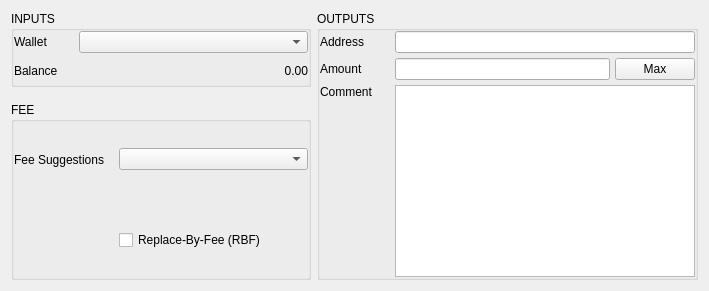
    <widget class="QFrame" name="frame">
     <property name="sizePolicy">
      <sizepolicy hsizetype="Expanding" vsizetype="Preferred">
       <horstretch>0</horstretch>
       <verstretch>0</verstretch>
      </sizepolicy>
     </property>
     <property name="sizeIncrement">
      <size>
       <width>0</width>
       <height>0</height>
      </size>
     </property>
     <property name="autoFillBackground">
      <bool>false</bool>
     </property>
     <layout class="QHBoxLayout" name="horizontalLayout_5">
      <item>
       <widget class="QFrame" name="verticalFrame">
        <property name="sizePolicy">
         <sizepolicy hsizetype="MinimumExpanding" vsizetype="Preferred">
          <horstretch>0</horstretch>
          <verstretch>0</verstretch>
         </sizepolicy>
        </property>
        <property name="minimumSize">
         <size>
          <width>300</width>
          <height>0</height>
         </size>
        </property>
        <property name="maximumSize">
         <size>
          <width>500</width>
          <height>16777215</height>
         </size>
        </property>
        <layout class="QVBoxLayout" name="verticalLayout_6">
         <property name="spacing">
          <number>15</number>
         </property>
         <property name="leftMargin">
          <number>0</number>
         </property>
         <property name="topMargin">
          <number>0</number>
         </property>
         <property name="rightMargin">
          <number>0</number>
         </property>
         <property name="bottomMargin">
          <number>0</number>
         </property>
         <item>
          <widget class="QGroupBox" name="groupBoxInputs">
           <property name="sizePolicy">
            <sizepolicy hsizetype="Preferred" vsizetype="Fixed">
             <horstretch>0</horstretch>
             <verstretch>0</verstretch>
            </sizepolicy>
           </property>
           <property name="minimumSize">
            <size>
             <width>255</width>
             <height>0</height>
            </size>
           </property>
           <property name="sizeIncrement">
            <size>
             <width>0</width>
             <height>0</height>
            </size>
           </property>
           <property name="baseSize">
            <size>
             <width>0</width>
             <height>0</height>
            </size>
           </property>
           <property name="title">
            <string>INPUTS</string>
           </property>
           <property name="alignment">
            <set>Qt::AlignLeading|Qt::AlignLeft|Qt::AlignTop</set>
           </property>
           <property name="wellGroupBox" stdset="0">
            <bool>true</bool>
           </property>
           <layout class="QVBoxLayout" name="verticalLayout_4">
            <property name="spacing">
             <number>5</number>
            </property>
            <property name="leftMargin">
             <number>0</number>
            </property>
            <property name="topMargin">
             <number>0</number>
            </property>
            <property name="rightMargin">
             <number>0</number>
            </property>
            <property name="bottomMargin">
             <number>0</number>
            </property>
            <item>
             <widget class="QWidget" name="horizontalWidget_3" native="true">
              <property name="sizePolicy">
               <sizepolicy hsizetype="Preferred" vsizetype="Fixed">
                <horstretch>0</horstretch>
                <verstretch>0</verstretch>
               </sizepolicy>
              </property>
              <property name="minimumSize">
               <size>
                <width>0</width>
                <height>0</height>
               </size>
              </property>
              <layout class="QHBoxLayout" name="horizontalLayout_4">
               <property name="spacing">
                <number>5</number>
               </property>
               <property name="leftMargin">
                <number>0</number>
               </property>
               <property name="topMargin">
                <number>0</number>
               </property>
               <property name="rightMargin">
                <number>0</number>
               </property>
               <property name="bottomMargin">
                <number>0</number>
               </property>
               <item>
                <widget class="QLabel" name="label">
                 <property name="sizePolicy">
                  <sizepolicy hsizetype="Minimum" vsizetype="Fixed">
                   <horstretch>0</horstretch>
                   <verstretch>0</verstretch>
                  </sizepolicy>
                 </property>
                 <property name="minimumSize">
                  <size>
                   <width>60</width>
                   <height>0</height>
                  </size>
                 </property>
                 <property name="maximumSize">
                  <size>
                   <width>60</width>
                   <height>16777215</height>
                  </size>
                 </property>
                 <property name="text">
                  <string>Wallet</string>
                 </property>
                 <property name="alignment">
                  <set>Qt::AlignLeading|Qt::AlignLeft|Qt::AlignVCenter</set>
                 </property>
                 <property name="indent">
                  <number>0</number>
                 </property>
                </widget>
               </item>
               <item>
                <widget class="QComboBox" name="comboBoxWallets">
                 <property name="sizePolicy">
                  <sizepolicy hsizetype="Expanding" vsizetype="Fixed">
                   <horstretch>0</horstretch>
                   <verstretch>0</verstretch>
                  </sizepolicy>
                 </property>
                </widget>
               </item>
              </layout>
             </widget>
            </item>
            <item>
             <widget class="QWidget" name="horizontalWidget_4" native="true">
              <property name="sizePolicy">
               <sizepolicy hsizetype="Preferred" vsizetype="Fixed">
                <horstretch>0</horstretch>
                <verstretch>0</verstretch>
               </sizepolicy>
              </property>
              <property name="minimumSize">
               <size>
                <width>0</width>
                <height>26</height>
               </size>
              </property>
              <layout class="QHBoxLayout" name="horizontalLayout_6">
               <property name="spacing">
                <number>5</number>
               </property>
               <property name="leftMargin">
                <number>0</number>
               </property>
               <property name="topMargin">
                <number>0</number>
               </property>
               <property name="rightMargin">
                <number>0</number>
               </property>
               <property name="bottomMargin">
                <number>0</number>
               </property>
               <item>
                <widget class="QLabel" name="label_2">
                 <property name="sizePolicy">
                  <sizepolicy hsizetype="Fixed" vsizetype="Preferred">
                   <horstretch>0</horstretch>
                   <verstretch>0</verstretch>
                  </sizepolicy>
                 </property>
                 <property name="minimumSize">
                  <size>
                   <width>60</width>
                   <height>0</height>
                  </size>
                 </property>
                 <property name="maximumSize">
                  <size>
                   <width>60</width>
                   <height>16777215</height>
                  </size>
                 </property>
                 <property name="text">
                  <string>Balance</string>
                 </property>
                </widget>
               </item>
               <item>
                <widget class="QLabel" name="labelBalance">
                 <property name="text">
                  <string>0.00</string>
                 </property>
                 <property name="alignment">
                  <set>Qt::AlignRight|Qt::AlignTrailing|Qt::AlignVCenter</set>
                 </property>
                 <property name="whiteLabel" stdset="0">
                  <bool>true</bool>
                 </property>
                </widget>
               </item>
              </layout>
             </widget>
            </item>
           </layout>
          </widget>
         </item>
         <item>
          <widget class="QGroupBox" name="groupBoxFee">
           <property name="sizePolicy">
            <sizepolicy hsizetype="MinimumExpanding" vsizetype="Expanding">
             <horstretch>0</horstretch>
             <verstretch>0</verstretch>
            </sizepolicy>
           </property>
           <property name="title">
            <string>FEE</string>
           </property>
           <layout class="QVBoxLayout" name="verticalLayout_5">
            <property name="sizeConstraint">
             <enum>QLayout::SetDefaultConstraint</enum>
            </property>
            <property name="leftMargin">
             <number>0</number>
            </property>
            <property name="topMargin">
             <number>0</number>
            </property>
            <property name="rightMargin">
             <number>0</number>
            </property>
            <property name="bottomMargin">
             <number>0</number>
            </property>
            <item>
             <widget class="QWidget" name="widget_2" native="true">
              <property name="sizePolicy">
               <sizepolicy hsizetype="Preferred" vsizetype="Preferred">
                <horstretch>0</horstretch>
                <verstretch>0</verstretch>
               </sizepolicy>
              </property>
              <layout class="QHBoxLayout" name="horizontalLayout">
               <property name="spacing">
                <number>5</number>
               </property>
               <property name="leftMargin">
                <number>0</number>
               </property>
               <property name="topMargin">
                <number>0</number>
               </property>
               <property name="rightMargin">
                <number>0</number>
               </property>
               <property name="bottomMargin">
                <number>0</number>
               </property>
               <item>
                <widget class="QLabel" name="label_3">
                 <property name="sizePolicy">
                  <sizepolicy hsizetype="Minimum" vsizetype="Preferred">
                   <horstretch>0</horstretch>
                   <verstretch>0</verstretch>
                  </sizepolicy>
                 </property>
                 <property name="minimumSize">
                  <size>
                   <width>100</width>
                   <height>0</height>
                  </size>
                 </property>
                 <property name="maximumSize">
                  <size>
                   <width>100</width>
                   <height>16777215</height>
                  </size>
                 </property>
                 <property name="text">
                  <string>Fee Suggestions</string>
                 </property>
                </widget>
               </item>
               <item>
                <widget class="QComboBox" name="comboBoxFeeSuggestions">
                 <property name="sizePolicy">
                  <sizepolicy hsizetype="MinimumExpanding" vsizetype="Fixed">
                   <horstretch>0</horstretch>
                   <verstretch>0</verstretch>
                  </sizepolicy>
                 </property>
                 <property name="minimumSize">
                  <size>
                   <width>170</width>
                   <height>0</height>
                  </size>
                 </property>
                 <property name="maximumSize">
                  <size>
                   <width>230</width>
                   <height>16777215</height>
                  </size>
                 </property>
                </widget>
               </item>
              </layout>
             </widget>
            </item>
            <item>
             <widget class="QWidget" name="horizontalWidget_2" native="true">
              <property name="sizePolicy">
               <sizepolicy hsizetype="MinimumExpanding" vsizetype="Preferred">
                <horstretch>0</horstretch>
                <verstretch>0</verstretch>
               </sizepolicy>
              </property>
              <property name="minimumSize">
               <size>
                <width>0</width>
                <height>0</height>
               </size>
              </property>
              <layout class="QHBoxLayout" name="horizontalLayout_12">
               <property name="spacing">
                <number>0</number>
               </property>
               <property name="leftMargin">
                <number>0</number>
               </property>
               <property name="topMargin">
                <number>0</number>
               </property>
               <property name="rightMargin">
                <number>0</number>
               </property>
               <property name="bottomMargin">
                <number>0</number>
               </property>
               <item>
                <spacer name="horizontalSpacer_3">
                 <property name="orientation">
                  <enum>Qt::Horizontal</enum>
                 </property>
                 <property name="sizeType">
                  <enum>QSizePolicy::Preferred</enum>
                 </property>
                 <property name="sizeHint" stdset="0">
                  <size>
                   <width>105</width>
                   <height>20</height>
                  </size>
                 </property>
                </spacer>
               </item>
               <item>
                <widget class="QCheckBox" name="checkBoxRBF">
                 <property name="sizePolicy">
                  <sizepolicy hsizetype="MinimumExpanding" vsizetype="Fixed">
                   <horstretch>0</horstretch>
                   <verstretch>0</verstretch>
                  </sizepolicy>
                 </property>
                 <property name="minimumSize">
                  <size>
                   <width>0</width>
                   <height>22</height>
                  </size>
                 </property>
                 <property name="toolTip">
                  <string>Replace by Fee</string>
                 </property>
                 <property name="whatsThis">
                  <string>Replace by Fee</string>
                 </property>
                 <property name="autoFillBackground">
                  <bool>false</bool>
                 </property>
                 <property name="text">
                  <string>Replace-By-Fee (RBF)</string>
                 </property>
                </widget>
               </item>
              </layout>
             </widget>
            </item>
           </layout>
          </widget>
         </item>
        </layout>
       </widget>
      </item>
      <item>
       <widget class="QWidget" name="widgetOutputs" native="true">
        <property name="sizePolicy">
         <sizepolicy hsizetype="Expanding" vsizetype="Preferred">
          <horstretch>0</horstretch>
          <verstretch>0</verstretch>
         </sizepolicy>
        </property>
        <property name="autoFillBackground">
         <bool>false</bool>
        </property>
        <layout class="QVBoxLayout" name="verticalLayout_2" stretch="0">
         <property name="spacing">
          <number>5</number>
         </property>
         <property name="sizeConstraint">
          <enum>QLayout::SetDefaultConstraint</enum>
         </property>
         <property name="leftMargin">
          <number>0</number>
         </property>
         <property name="topMargin">
          <number>0</number>
         </property>
         <property name="rightMargin">
          <number>0</number>
         </property>
         <property name="bottomMargin">
          <number>0</number>
         </property>
         <item>
          <widget class="QGroupBox" name="groupBoxOutputs">
           <property name="sizePolicy">
            <sizepolicy hsizetype="Expanding" vsizetype="Expanding">
             <horstretch>0</horstretch>
             <verstretch>0</verstretch>
            </sizepolicy>
           </property>
           <property name="title">
            <string>OUTPUTS</string>
           </property>
           <property name="wellGroupBox" stdset="0">
            <bool>true</bool>
           </property>
           <layout class="QVBoxLayout" name="verticalLayout_3">
            <property name="spacing">
             <number>5</number>
            </property>
            <property name="leftMargin">
             <number>0</number>
            </property>
            <property name="topMargin">
             <number>0</number>
            </property>
            <property name="rightMargin">
             <number>0</number>
            </property>
            <property name="bottomMargin">
             <number>0</number>
            </property>
            <item>
             <widget class="QWidget" name="horizontalWidget_5" native="true">
              <property name="sizePolicy">
               <sizepolicy hsizetype="Expanding" vsizetype="Fixed">
                <horstretch>0</horstretch>
                <verstretch>0</verstretch>
               </sizepolicy>
              </property>
              <property name="minimumSize">
               <size>
                <width>0</width>
                <height>0</height>
               </size>
              </property>
              <property name="maximumSize">
               <size>
                <width>16777215</width>
                <height>16777215</height>
               </size>
              </property>
              <layout class="QHBoxLayout" name="horizontalLayout_9">
               <property name="spacing">
                <number>5</number>
               </property>
               <property name="leftMargin">
                <number>0</number>
               </property>
               <property name="topMargin">
                <number>0</number>
               </property>
               <property name="rightMargin">
                <number>0</number>
               </property>
               <property name="bottomMargin">
                <number>0</number>
               </property>
               <item>
                <widget class="QLabel" name="label_8">
                 <property name="sizePolicy">
                  <sizepolicy hsizetype="Fixed" vsizetype="Preferred">
                   <horstretch>0</horstretch>
                   <verstretch>0</verstretch>
                  </sizepolicy>
                 </property>
                 <property name="minimumSize">
                  <size>
                   <width>70</width>
                   <height>0</height>
                  </size>
                 </property>
                 <property name="maximumSize">
                  <size>
                   <width>70</width>
                   <height>16777215</height>
                  </size>
                 </property>
                 <property name="text">
                  <string>Address</string>
                 </property>
                </widget>
               </item>
               <item>
                <widget class="QLineEdit" name="lineEditAddress">
                 <property name="sizePolicy">
                  <sizepolicy hsizetype="Expanding" vsizetype="Expanding">
                   <horstretch>0</horstretch>
                   <verstretch>0</verstretch>
                  </sizepolicy>
                 </property>
                 <property name="minimumSize">
                  <size>
                   <width>300</width>
                   <height>0</height>
                  </size>
                 </property>
                 <property name="maxLength">
                  <number>90</number>
                 </property>
                </widget>
               </item>
              </layout>
             </widget>
            </item>
            <item>
             <widget class="QWidget" name="horizontalWidget_6" native="true">
              <property name="sizePolicy">
               <sizepolicy hsizetype="Expanding" vsizetype="Preferred">
                <horstretch>0</horstretch>
                <verstretch>0</verstretch>
               </sizepolicy>
              </property>
              <property name="minimumSize">
               <size>
                <width>0</width>
                <height>0</height>
               </size>
              </property>
              <property name="maximumSize">
               <size>
                <width>16777215</width>
                <height>16777215</height>
               </size>
              </property>
              <layout class="QHBoxLayout" name="horizontalLayout_10">
               <property name="spacing">
                <number>5</number>
               </property>
               <property name="leftMargin">
                <number>0</number>
               </property>
               <property name="topMargin">
                <number>0</number>
               </property>
               <property name="rightMargin">
                <number>0</number>
               </property>
               <property name="bottomMargin">
                <number>0</number>
               </property>
               <item>
                <widget class="QLabel" name="label_9">
                 <property name="sizePolicy">
                  <sizepolicy hsizetype="Preferred" vsizetype="Fixed">
                   <horstretch>0</horstretch>
                   <verstretch>0</verstretch>
                  </sizepolicy>
                 </property>
                 <property name="minimumSize">
                  <size>
                   <width>70</width>
                   <height>0</height>
                  </size>
                 </property>
                 <property name="maximumSize">
                  <size>
                   <width>70</width>
                   <height>16777215</height>
                  </size>
                 </property>
                 <property name="text">
                  <string>Amount</string>
                 </property>
                </widget>
               </item>
               <item>
                <widget class="QLineEdit" name="lineEditAmount">
                 <property name="sizePolicy">
                  <sizepolicy hsizetype="Expanding" vsizetype="Expanding">
                   <horstretch>0</horstretch>
                   <verstretch>0</verstretch>
                  </sizepolicy>
                 </property>
                 <property name="minimumSize">
                  <size>
                   <width>0</width>
                   <height>0</height>
                  </size>
                 </property>
                 <property name="focusPolicy">
                  <enum>Qt::StrongFocus</enum>
                 </property>
                </widget>
               </item>
               <item>
                <widget class="QPushButton" name="pushButtonMax">
                 <property name="sizePolicy">
                  <sizepolicy hsizetype="Minimum" vsizetype="Fixed">
                   <horstretch>0</horstretch>
                   <verstretch>0</verstretch>
                  </sizepolicy>
                 </property>
                 <property name="minimumSize">
                  <size>
                   <width>70</width>
                   <height>22</height>
                  </size>
                 </property>
                 <property name="maximumSize">
                  <size>
                   <width>16777215</width>
                   <height>22</height>
                  </size>
                 </property>
                 <property name="text">
                  <string>Max</string>
                 </property>
                 <property name="autoDefault">
                  <bool>false</bool>
                 </property>
                 <property name="default">
                  <bool>false</bool>
                 </property>
                </widget>
               </item>
              </layout>
             </widget>
            </item>
            <item alignment="Qt::AlignTop">
             <widget class="QWidget" name="horizontalWidget_7" native="true">
              <property name="sizePolicy">
               <sizepolicy hsizetype="Expanding" vsizetype="Preferred">
                <horstretch>0</horstretch>
                <verstretch>0</verstretch>
               </sizepolicy>
              </property>
              <property name="minimumSize">
               <size>
                <width>0</width>
                <height>0</height>
               </size>
              </property>
              <layout class="QHBoxLayout" name="horizontalLayout_11">
               <property name="spacing">
                <number>5</number>
               </property>
               <property name="leftMargin">
                <number>0</number>
               </property>
               <property name="topMargin">
                <number>0</number>
               </property>
               <property name="rightMargin">
                <number>0</number>
               </property>
               <property name="bottomMargin">
                <number>0</number>
               </property>
               <item alignment="Qt::AlignTop">
                <widget class="QLabel" name="label_10">
                 <property name="minimumSize">
                  <size>
                   <width>70</width>
                   <height>0</height>
                  </size>
                 </property>
                 <property name="maximumSize">
                  <size>
                   <width>70</width>
                   <height>16777215</height>
                  </size>
                 </property>
                 <property name="text">
                  <string>Comment</string>
                 </property>
                </widget>
               </item>
               <item>
                <widget class="QTextEdit" name="textEditComment">
                 <property name="tabChangesFocus">
                  <bool>true</bool>
                 </property>
                </widget>
               </item>
              </layout>
             </widget>
            </item>
           </layout>
          </widget>
         </item>
        </layout>
       </widget>
      </item>
     </layout>
    </widget>
